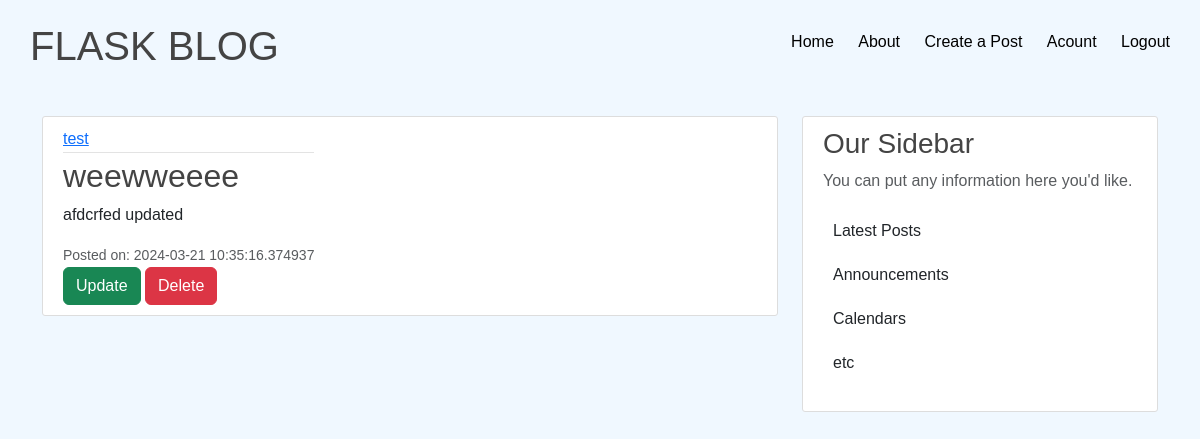
Before: /post/10 (signed in) with the older database file.
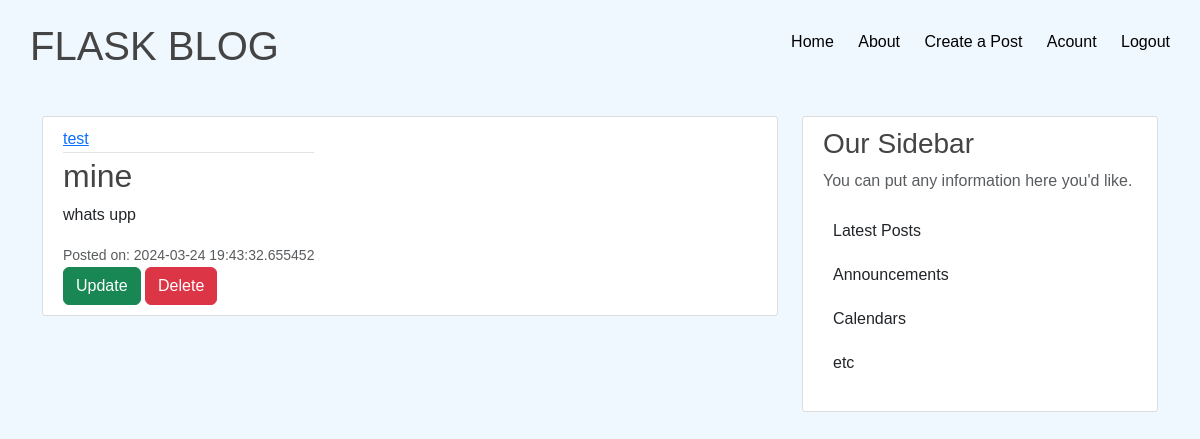
After: the same page with the newer database file.
### flaskblog/modules.py (models this page shows, shortened)
class User(db.Model,UserMixin):
    id = db.Column(db.Integer, primary_key=True)
    username = db.Column(db.String(20), unique=True, nullable=False)
    email = db.Column(db.String(120), unique=True, nullable=False)
    image_file = db.Column(db.String(20), nullable=False, default='default.jpg')
    password = db.Column(db.String(60), nullable=False)
    post = db.relationship('Post',backref='author',lazy=True)

class Post(db.Model):
    id = db.Column(db.Integer, primary_key=True)
    title = db.Column(db.String(100), nullable=False)
    date_posted = db.Column(db.DateTime, nullable=False, default=datetime.utcnow)
    content = db.Column(db.Text(2000), nullable=False)
    user_id = db.Column(db.Integer(), db.ForeignKey('user.id'), nullable=False)

### flaskblog/routes.py (the view)
@app.route("/post/<int:post_id>",methods=['GET','POST'])
@login_required
def post(post_id):
    post = Post.query.get_or_404(post_id)
    return render_template('post.html',post=post)

### flaskblog/modules.py (called while the page is built)
@login_manager.user_loader
def load_user(user_id):
    return User.query.get(int(user_id))

### flaskblog/templates/post.html (shortened to what this page needs)
{% extends "layout.html" %}
{% block body%}
    <article class="media content-section">
        <div class="media-body">
          <div class="article-metadata">
            <a class="mr-2" href="{{ url_for('user_posts', username=post.author.username) }}">{{ post.author.username }}</a>
          </div>
          <h2 class="article-title">{{ post.title }}</h2>
          <p class="article-content">{{ post.content }}</p>
          <small class="text-muted">Posted on: {{ post.date_posted }}</small>
          {% if post.author == current_user %}
            <div>
              <a class="btn btn-success btb-sm" href="{{url_for('update_post',post_id=post.id )}}">Update</a>
              <button type="button" class="btn btn-danger" data-bs-toggle="modal" data-bs-target="#deleteModal">Delete</button>
            </div>
          {% endif%}
        </div>
      </article>
{% endblock %}

### flaskblog/templates/layout.html (shortened to what this page needs)
<!DOCTYPE html>
<html lang="en">
    <head>
        <link href="https://cdn.jsdelivr.net/npm/bootstrap@5.3.2/dist/css/bootstrap.min.css" rel="stylesheet">
        <link rel="stylesheet" href="{{ url_for('static',filename='main.css') }}">
    </head>
<body>
  <nav class="navigation">
    <h1 class="logo"><a class="navbar-brand mr-4" href="/">Flask Blog</a></h1>
    <ul class="menu-items">
        <li><a class="nav-item nav-link" href="{{url_for('home') }}">Home</a></li>
        <li><a class="nav-item nav-link" href="{{ url_for('about') }}">About</a></li>
        {% if current_user.is_authenticated %}
        <li><a class="nav-item nav-link" href="{{ url_for('new_post') }}">Create a Post </a></li>
        <li><a class="nav-item nav-link" href="{{ url_for('account') }}">Acount</a></li>
        <li><a class="nav-item nav-link" href="{{ url_for('logout') }}">Logout</a></li>
        {%else%}
        <li><a class="nav-item nav-link" href="{{ url_for('login') }}">Login</a></li>
        <li><a class="nav-item nav-link" href="{{ url_for('register') }}">Register</a></li>
        {% endif %}
    </ul>
  </nav>
    <main role="main" class="container">
        <div class="row">
          <div class="col-md-8">
            {% block body %}{% endblock %}
          </div>
          <div class="col-md-4">
            <div class="content-section">
              <h3>Our Sidebar</h3>
              <p class='text-muted'>You can put any information here you'd like.
                <ul class="list-group">
                  <li>Latest Posts</li>
                  <li>Announcements</li>
                  <li>Calendars</li>
                  <li>etc</li>
                </ul>
              </p>
            </div>
          </div>
        </div>
      </main>
</body>
</html>

### flaskblog/static/main.css (style rules this page uses)
* { margin: 0; padding: 0; box-sizing: border-box; font-family: sans-serif; }
body { background: aliceblue; }
.navigation { padding: 20px; color: black; display: flex; justify-content: space-between; align-items: center; margin-bottom: 1rem; }
.logo a { font-size: 40px; text-decoration: none; position: relative; margin: 10px; text-transform: uppercase; }
ul li { list-style: none; display: inline-block; margin: 10px; }
ul li a { text-decoration: none; font-size: 20px; position: relative; }
li a::after { content: ""; width: 0; height: 3px; background: hsla(249, 96%, 27%, 0.833); position: absolute; display: block; transition: 0.5s; }
h1, h2, h3, h4, h5, h6 { color: #444444; }
.content-section { background: #ffffff; padding: 10px 20px; border: 1px solid #dddddd; border-radius: 3px; margin-bottom: 20px; }
.article-title { color: #444444; }
.article-content { white-space: pre-line; }
.article-metadata { padding-bottom: 1px; margin-bottom: 4px; border-bottom: 1px solid #e3e3e3 }
.media { display: flex; }

Changed rows visible on the page:
changed Post: title "weewweeee" → "mine"; content "afdcrfed updated" → "whats upp"; date_posted "2024-03-21 10:35:16.374937" → "2024-03-24 19:43:32.655452"
